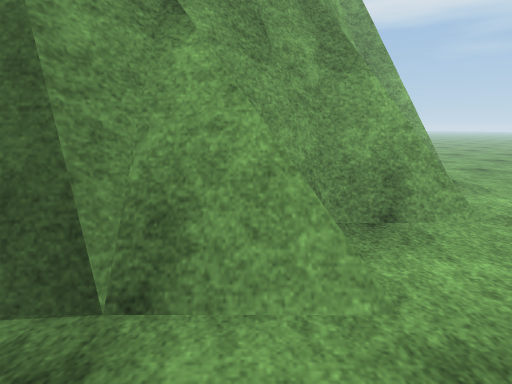
View 1 (above)

16 first-person views from a walk through a Unity game level. The camera is 1.2 m above the floor, tilts 12° down and sees 80° across. The floor is counted in squares, 0.5 m on a side. Each view is taken from the middle of a square. On the plan, view 1 faces up. The plan holds only what a view shows up to about 19 squares ahead; the rest is blank. The place goes on beyond the plan. Surface patterns are stand-ins for the level's own textures.

View 2
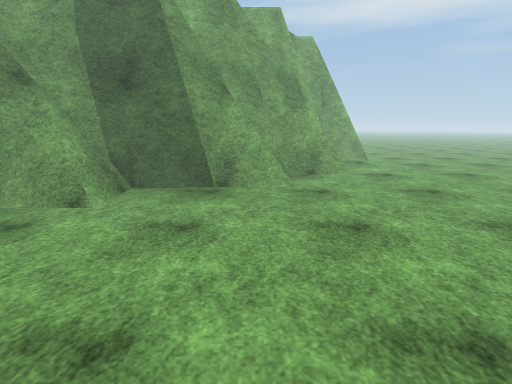

View 3
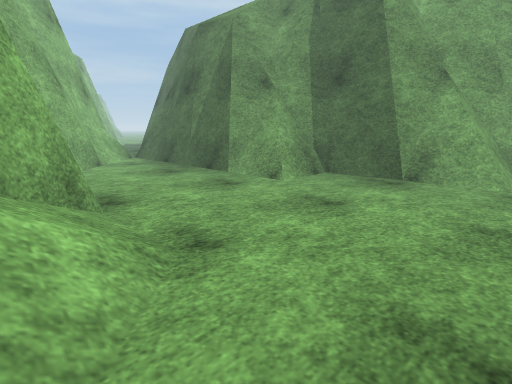

View 4
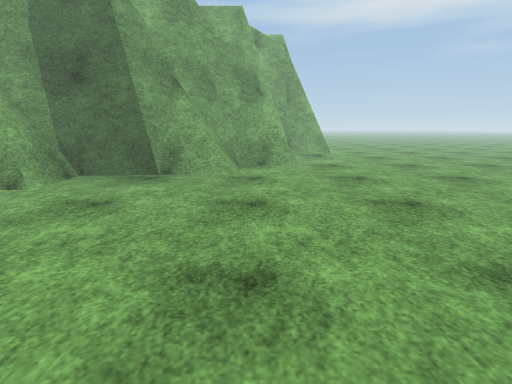

View 5
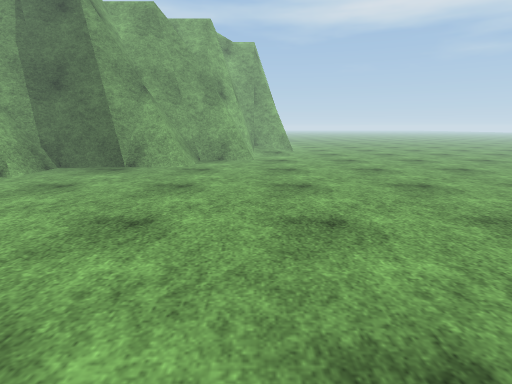

View 6
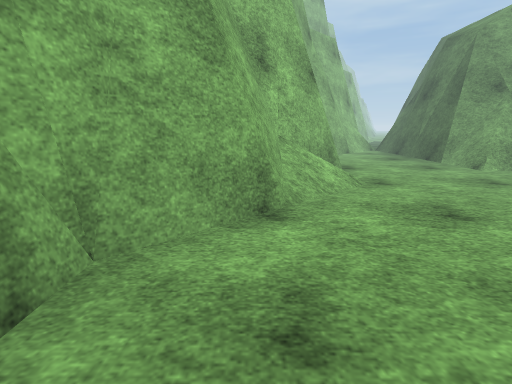

View 7
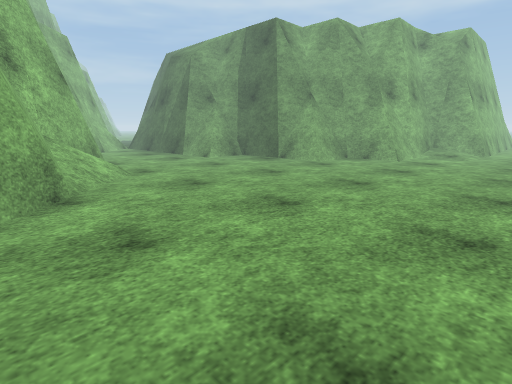

View 8
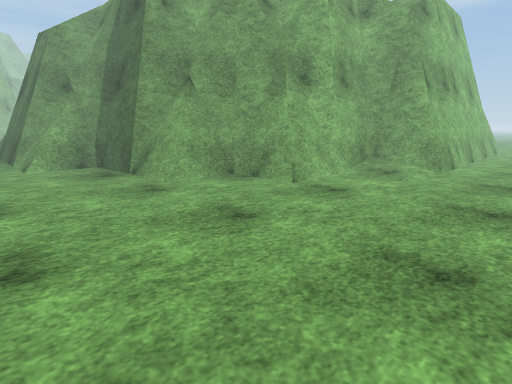

View 9
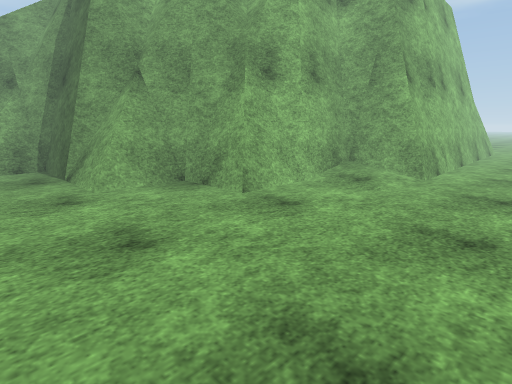

View 10
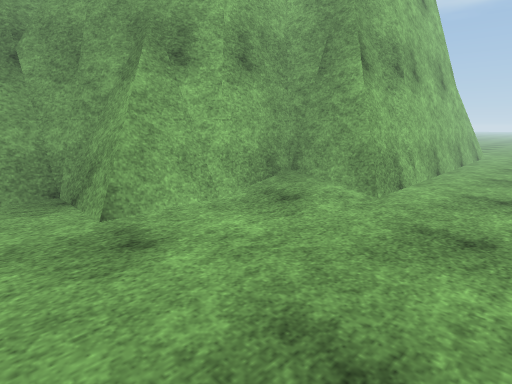

View 11
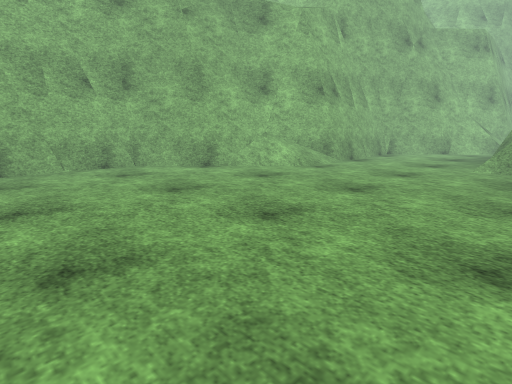

View 12
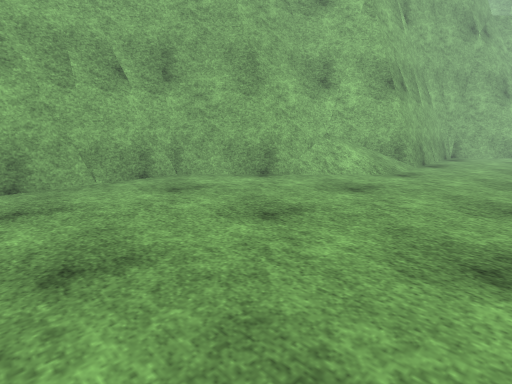

View 13
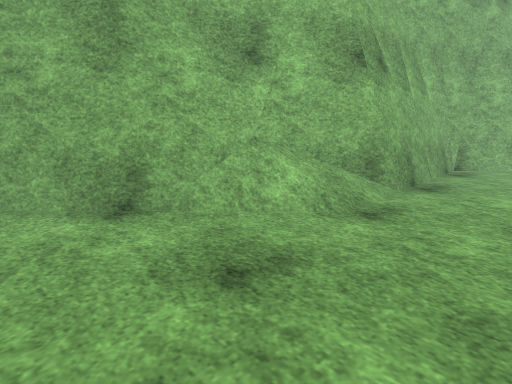

View 14
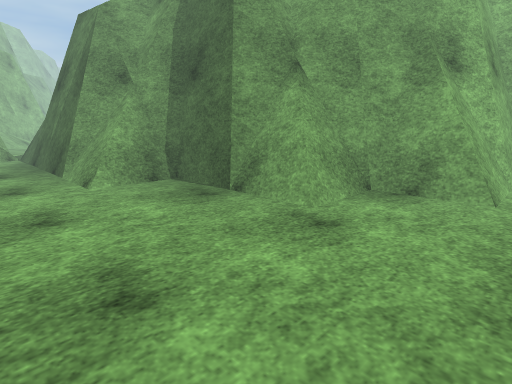

View 15
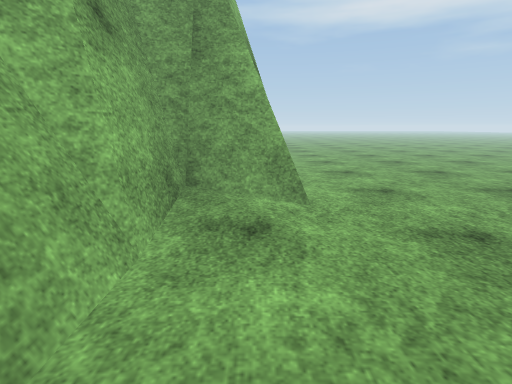

View 16
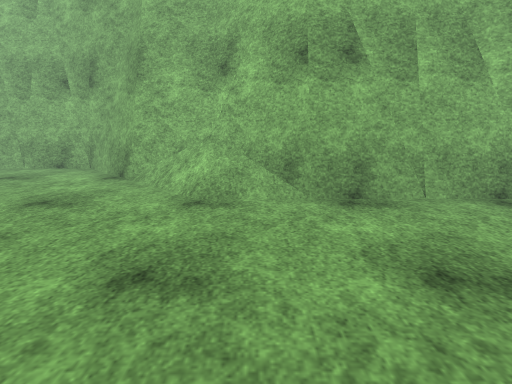

### Floor plan
Key: @ floor where view 1 was taken; # wall or solid block; . main floor; : floor 0.25 m higher than the main floor; + floor 0.5 m higher than the main floor; / step, stairs or slope; = window, fence, low wall or low ledge; ^ raised ledge.
Columns run from 11 left of view 1 to 14 right of it. Each row starts with its distance up from view 1.
 28                       ..
 27                      #..
 26                      #..
 25                      #....
 24                      #....
 23                      #....
 22                      #....
 21                      #....
 20                      #....
 19                      #....
 18                      #....
 17                     ##....
 16                    ##.....
 15                  ## ......
 14                  #::......
 13                  #::......
 12                 ##........
 11                 #.........
 10                ##.........
  9             #####.........
  8            ##====.........
  7            #^#............
  6           ##^.............
  5        #####^.............
  4    ######====.............
  3    #^#....................
  2   ##^.....................
  1 ####^.....................
  0 ==:::......@..............
 -1 ..........................
 -2 ..........................
 -3 ..........................
 -4 ..........................
 -5 ..........................
 -6 ..........................
 -7 ..........................
 -8 ..........................
 -9 ######=://................
-10      ##=+//...............
-11       ##=///..............
-12        ##=====............
-13         ######=..........
-14           #  ##=.........
-15               ##=.........
-16                ###=======

Positions as (right, up) in squares from view 1, and headings:
1: (0, 0), facing up
2: (0, -11), facing up
3: (3, -11), facing up-left
4: (3, -12), facing up
5: (6, -15), facing up
6: (11, -13), facing left
7: (14, -15), facing up-left
8: (14, -3), facing up-left
9: (14, 0), facing up-left
10: (14, 5), facing up-left
11: (14, 3), facing down-left
12: (14, -2), facing down-left
13: (6, -4), facing down-left
14: (7, -4), facing up-left
15: (8, 6), facing up
16: (-4, 2), facing down
